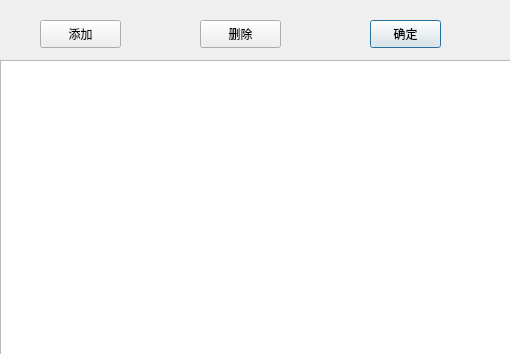
<?xml version="1.0" encoding="UTF-8"?>
<ui version="4.0">
 <class>addFMemberDialog</class>
 <widget class="QDialog" name="addFMemberDialog">
  <property name="geometry">
   <rect>
    <x>0</x>
    <y>0</y>
    <width>510</width>
    <height>354</height>
   </rect>
  </property>
  <property name="minimumSize">
   <size>
    <width>510</width>
    <height>0</height>
   </size>
  </property>
  <property name="windowTitle">
   <string>Dialog</string>
  </property>
  <widget class="QPushButton" name="OK_pushButton">
   <property name="geometry">
    <rect>
     <x>370</x>
     <y>20</y>
     <width>71</width>
     <height>28</height>
    </rect>
   </property>
   <property name="text">
    <string>确定</string>
   </property>
  </widget>
  <widget class="QTableView" name="ShowInfotableView">
   <property name="geometry">
    <rect>
     <x>0</x>
     <y>60</y>
     <width>511</width>
     <height>301</height>
    </rect>
   </property>
  </widget>
  <widget class="QPushButton" name="Add_pushButton">
   <property name="geometry">
    <rect>
     <x>40</x>
     <y>20</y>
     <width>81</width>
     <height>28</height>
    </rect>
   </property>
   <property name="text">
    <string>添加</string>
   </property>
  </widget>
  <widget class="QPushButton" name="pushButton">
   <property name="geometry">
    <rect>
     <x>200</x>
     <y>20</y>
     <width>81</width>
     <height>28</height>
    </rect>
   </property>
   <property name="text">
    <string>删除</string>
   </property>
  </widget>
 </widget>
 <resources/>
 <connections>
  <connection>
   <sender>OK_pushButton</sender>
   <signal>clicked()</signal>
   <receiver>addFMemberDialog</receiver>
   <slot>accept()</slot>
   <hints>
    <hint type="sourcelabel">
     <x>115</x>
     <y>322</y>
    </hint>
    <hint type="destinationlabel">
     <x>180</x>
     <y>258</y>
    </hint>
   </hints>
  </connection>
 </connections>
</ui>
